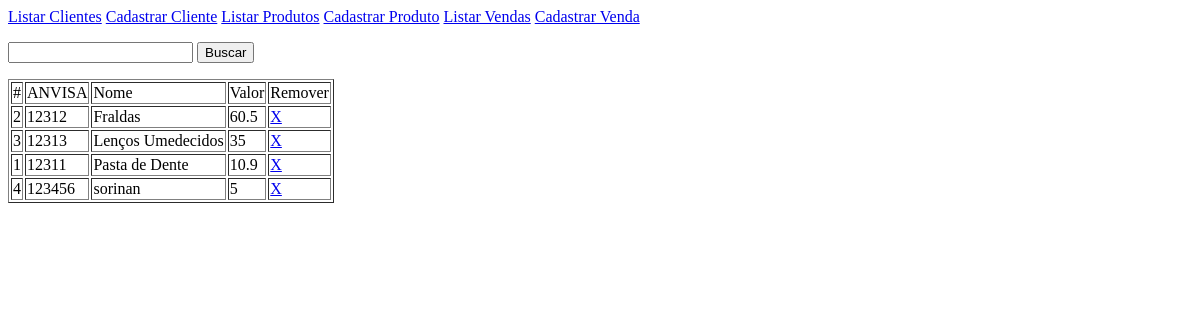
The page /produto_listar.php on the database as committed earlier.
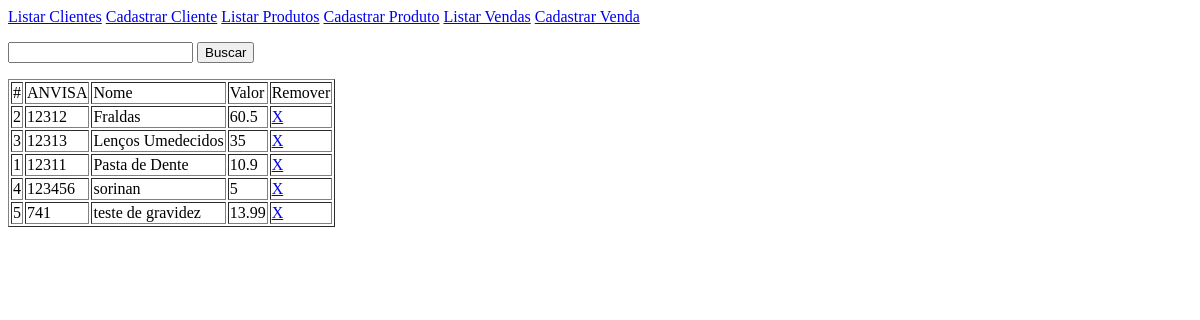
The same page on the database as committed later.
### tables this page shows
CREATE TABLE produto ( id integer primary key autoincrement, anvisa text unique, nome text, valor float );

### produto_listar.php (the view, shortened to what this page needs)
<?php
	$busca = '';
	$sql = " select id, anvisa, nome, valor from produto where anvisa || nome like '%" . $busca . "%' order by nome; ";
	$conexao = new pdo ('sqlite:banco.sqlite');
	$resultado = $conexao->query($sql)->fetchAll();
?>
<html>
	<head>
	</head>
	<body>
<?php
		require 'menu.php';
?>
		<form id="busca">
			<p>
				<input type="text" name="busca" autocomplete="off" />
				<button type="submit" formmethod="post" formaction="produto_listar.php">Buscar</button>
			</p>
		</form>
		<table border="1">
			<tr>
				<td>#</td>
				<td>ANVISA</td>
				<td>Nome</td>
				<td>Valor</td>
				<td>Remover</td>
			</tr>
<?php
	foreach ( $resultado as $tupla ) {
?>
			<tr>
				<td><?php print $tupla['id']; ?></td>
				<td><?php print $tupla['anvisa']; ?></td>
				<td><?php print $tupla['nome']; ?></td>
				<td><?php print $tupla['valor']; ?></td>
				<td><a href="produto_delete.php?id=<?php print $tupla['id']; ?>"> X </a></td>
			</tr>
<?php
	}
?>
		</table>
	</body>
</html>

Rows that differ between the two databases and show on the page:
added produto: id "5", anvisa "741", nome "teste de gravidez", valor "13.99"
